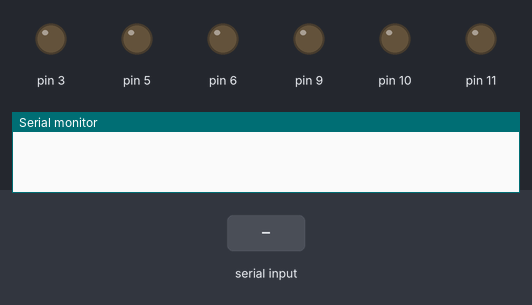
A sketch run on a simulated Arduino Uno, built with avr-gcc and run on an emulated ATmega328P. Parts: output pins drawn as LEDs (lit = HIGH), the last lines printed to the serial monitor. The inputs (shaded band) are chosen by the test bench.

Above: at 1.2 s.
1.3 s: "<90,45,200>" received over Serial
At 2.4 s:
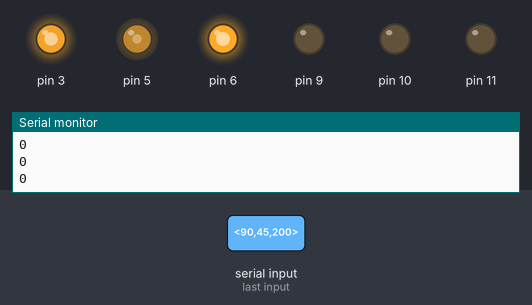
2.8 s: "<30,150,10>" received over Serial
At 3.6 s:
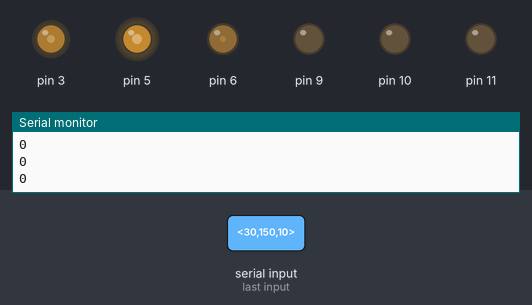
4.3 s: "<5>" received over Serial
At 4.7 s:
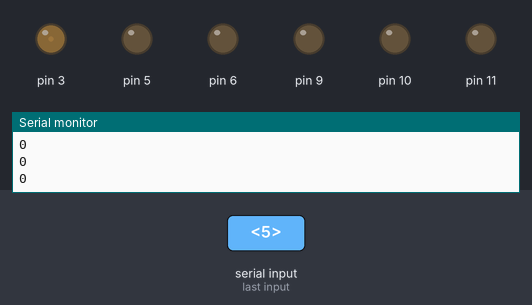
5.8 s: "<1,90>" received over Serial
At 7.0 s:
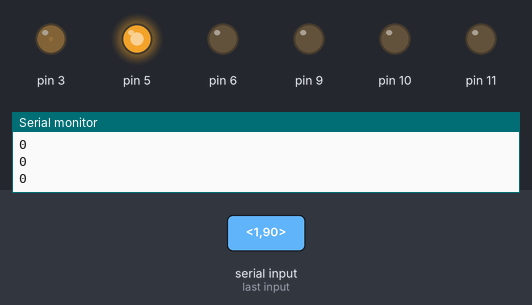
7.3 s: "<90,45>" received over Serial
At 8.2 s:
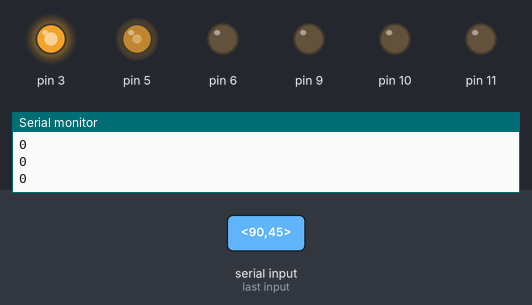
8.8 s: "<30,150>" received over Serial
At 9.3 s:
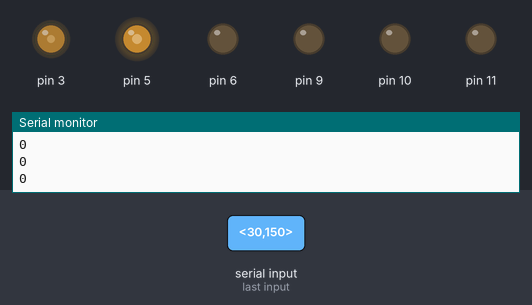
Timing chart, 0 to 11.3 s (numbered marks = the images above; inputs shaded):
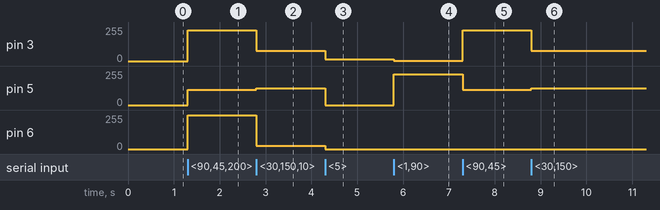

The sketch:

motor_audio.ino
```cpp
const byte numChars = 32;
char receivedChars[numChars];
char tempChars[numChars];

int p0 = 0;
int p1 = 0;
int p2 = 0;
int p3 = 0;
int p4 = 0;
int p5 = 0;

boolean newData = false;

void setup() {
  Serial.begin(115200);
  pinMode(3, OUTPUT);
  pinMode(5, OUTPUT);
  pinMode(6, OUTPUT);
  pinMode(9, OUTPUT);
  pinMode(10, OUTPUT);
  pinMode(11, OUTPUT);
}

void loop() {
  recvWithStartEndMarkers();
  if (newData == true) {
    strcpy(tempChars, receivedChars);
    parseData();
    showParsedData();
    analogWrite(3, p0 * 2.55);
    analogWrite(5, p1 * 2.55);
    analogWrite(6, p2 * 2.55);
    analogWrite(9, p3 * 2.55);
    analogWrite(10, p4 * 2.55);
    analogWrite(11, p5 * 2.55);
    newData = false;
  }
}

void recvWithStartEndMarkers() {
  static boolean recvInProgress = false;
  static byte ndx = 0;
  char startMarker = '<';
  char endMarker = '>';
  char rc;

  while (Serial.available() > 0 && newData == false) {
    rc = Serial.read();

    if (recvInProgress == true) {
      if (rc != endMarker) {
        receivedChars[ndx] = rc;
        ndx++;
        if (ndx >= numChars) {
          ndx = numChars - 1;
        }
      } else {
        receivedChars[ndx] = '\0';
        recvInProgress = false;
        ndx = 0;
        newData = true;
      }
    } else if (rc == startMarker) {
      recvInProgress = true;
    }
  }
}


void parseData() {
  char * strtokIndx;

  strtokIndx = strtok(tempChars, ",");
  p0 = atoi(strtokIndx);

  strtokIndx = strtok(NULL, ",");
  p1 = atoi(strtokIndx);

  strtokIndx = strtok(NULL, ",");
  p2 = atof(strtokIndx);

  strtokIndx = strtok(NULL, ",");
  p3 = atof(strtokIndx);

  strtokIndx = strtok(NULL, ",");
  p4 = atof(strtokIndx);

  strtokIndx = strtok(NULL, ",");
  p5 = atof(strtokIndx);
}

void showParsedData() {
  Serial.println(p0);
  Serial.println(p1);
  Serial.println(p2);
  Serial.println(p3);
  Serial.println(p4);
  Serial.println(p5);
  Serial.println();
}
```

Measured:
- after the input at 1.3 s, pin 3: 0/255 → 229/255 at once; pin 5: 0/255 → 114/255 at once; pin 6: 0/255 → 254/255 at once
- after the input at 2.8 s, pin 3: 229/255 → 76/255 at once; pin 5: 114/255 → 126/255 at once; pin 6: 254/255 → 25/255 at once
- after the input at 4.3 s, pin 3: 76/255 → 12/255 at once; pin 5: 126/255 → 0/255 at once; pin 6: 25/255 → 0/255 at once
- after the input at 5.8 s, pin 3: 12/255 → 2/255 at once; pin 5: 0/255 → 229/255 at once
- after the input at 7.3 s, pin 3: 2/255 → 229/255 at once; pin 5: 229/255 → 114/255 at once
- after the input at 8.8 s, pin 3: 229/255 → 76/255 at once; pin 5: 114/255 → 126/255 at once
